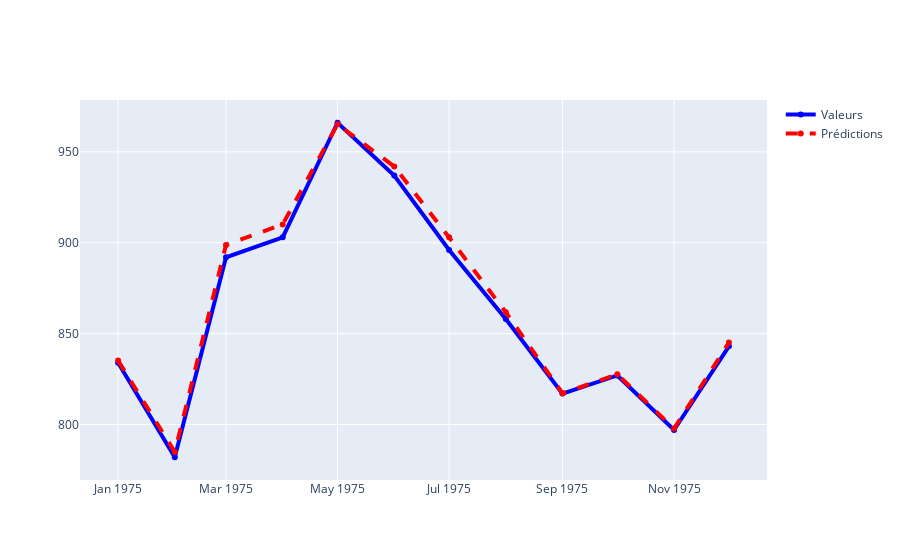

The cell this chart's notebook holds for it:
### Code cell
# Tracer les vrais prédiction
import plotly.graph_objects as go

fig = go.Figure()

fig.add_trace(go.Scatter(x = test_df.index, y = test_df['Production'], name = "Valeurs", line = dict(color='blue', width=4)))
fig.add_trace(go.Scatter(x = pred_df.index, y = pred_df['Production'], name = "Prédictions", line = dict(color='red', width=4, dash='dash')))

### Figure 1 — Plotly figure (JSON) as saved in the notebook; plotly's stock layout.template omitted (floating-point values rounded to 4 significant figures)
{"data": [{"line": {"color": "blue", "width": 4}, "name": "Valeurs", "type": "scatter", "x": ["1975-01-01T00:00:00", "1975-02-01T00:00:00", "1975-03-01T00:00:00", "1975-04-01T00:00:00", "1975-05-01T00:00:00", "1975-06-01T00:00:00", "1975-07-01T00:00:00", "1975-08-01T00:00:00", "1975-09-01T00:00:00", "1975-10-01T00:00:00", "1975-11-01T00:00:00", "1975-12-01T00:00:00"], "y": [834, 782, 892, 903, 966, 937, 896, 858, 817, 827, 797, 843]}, {"line": {"color": "red", "dash": "dash", "width": 4}, "name": "Prédictions", "type": "scatter", "x": ["1975-01-01T00:00:00", "1975-02-01T00:00:00", "1975-03-01T00:00:00", "1975-04-01T00:00:00", "1975-05-01T00:00:00", "1975-06-01T00:00:00", "1975-07-01T00:00:00", "1975-08-01T00:00:00", "1975-09-01T00:00:00", "1975-10-01T00:00:00", "1975-11-01T00:00:00", "1975-12-01T00:00:00"], "y": [835.2, 784.9, 898.8, 910.1, 965.2, 942.0, 903.0, 861.8, 817.2, 827.6, 797.8, 845.1]}], "layout": {}}
